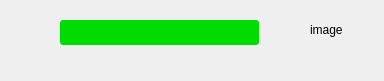
<?xml version="1.0" encoding="UTF-8"?>
<ui version="4.0">
 <class>TextChatInfoItem</class>
 <widget class="QWidget" name="TextChatInfoItem">
  <property name="geometry">
   <rect>
    <x>0</x>
    <y>0</y>
    <width>384</width>
    <height>81</height>
   </rect>
  </property>
  <property name="sizePolicy">
   <sizepolicy hsizetype="Preferred" vsizetype="Preferred">
    <horstretch>0</horstretch>
    <verstretch>0</verstretch>
   </sizepolicy>
  </property>
  <property name="windowTitle">
   <string>Form</string>
  </property>
  <widget class="QTextEdit" name="te_info">
   <property name="enabled">
    <bool>true</bool>
   </property>
   <property name="geometry">
    <rect>
     <x>60</x>
     <y>20</y>
     <width>199</width>
     <height>25</height>
    </rect>
   </property>
   <property name="sizePolicy">
    <sizepolicy hsizetype="Preferred" vsizetype="Fixed">
     <horstretch>0</horstretch>
     <verstretch>0</verstretch>
    </sizepolicy>
   </property>
   <property name="minimumSize">
    <size>
     <width>40</width>
     <height>20</height>
    </size>
   </property>
   <property name="maximumSize">
    <size>
     <width>200</width>
     <height>1000</height>
    </size>
   </property>
   <property name="styleSheet">
    <string notr="true">border-radius:3px;
background-color: rgb(0, 220, 0);</string>
   </property>
   <property name="html">
    <string>&lt;!DOCTYPE HTML PUBLIC &quot;-//W3C//DTD HTML 4.0//EN&quot; &quot;http://www.w3.org/TR/REC-html40/strict.dtd&quot;&gt;
&lt;html&gt;&lt;head&gt;&lt;meta name=&quot;qrichtext&quot; content=&quot;1&quot; /&gt;&lt;style type=&quot;text/css&quot;&gt;
p, li { white-space: pre-wrap; }
&lt;/style&gt;&lt;/head&gt;&lt;body style=&quot; font-family:'SimSun'; font-size:9pt; font-weight:400; font-style:normal;&quot;&gt;
&lt;p style=&quot;-qt-paragraph-type:empty; margin-top:0px; margin-bottom:0px; margin-left:0px; margin-right:0px; -qt-block-indent:0; text-indent:0px;&quot;&gt;&lt;br /&gt;&lt;/p&gt;&lt;/body&gt;&lt;/html&gt;</string>
   </property>
  </widget>
  <widget class="QLabel" name="lb_image">
   <property name="geometry">
    <rect>
     <x>310</x>
     <y>10</y>
     <width>40</width>
     <height>40</height>
    </rect>
   </property>
   <property name="sizePolicy">
    <sizepolicy hsizetype="Minimum" vsizetype="Minimum">
     <horstretch>40</horstretch>
     <verstretch>40</verstretch>
    </sizepolicy>
   </property>
   <property name="minimumSize">
    <size>
     <width>40</width>
     <height>40</height>
    </size>
   </property>
   <property name="maximumSize">
    <size>
     <width>40</width>
     <height>40</height>
    </size>
   </property>
   <property name="styleSheet">
    <string notr="true">border-radius:3px;</string>
   </property>
   <property name="text">
    <string>image</string>
   </property>
  </widget>
 </widget>
 <resources/>
 <connections/>
</ui>
